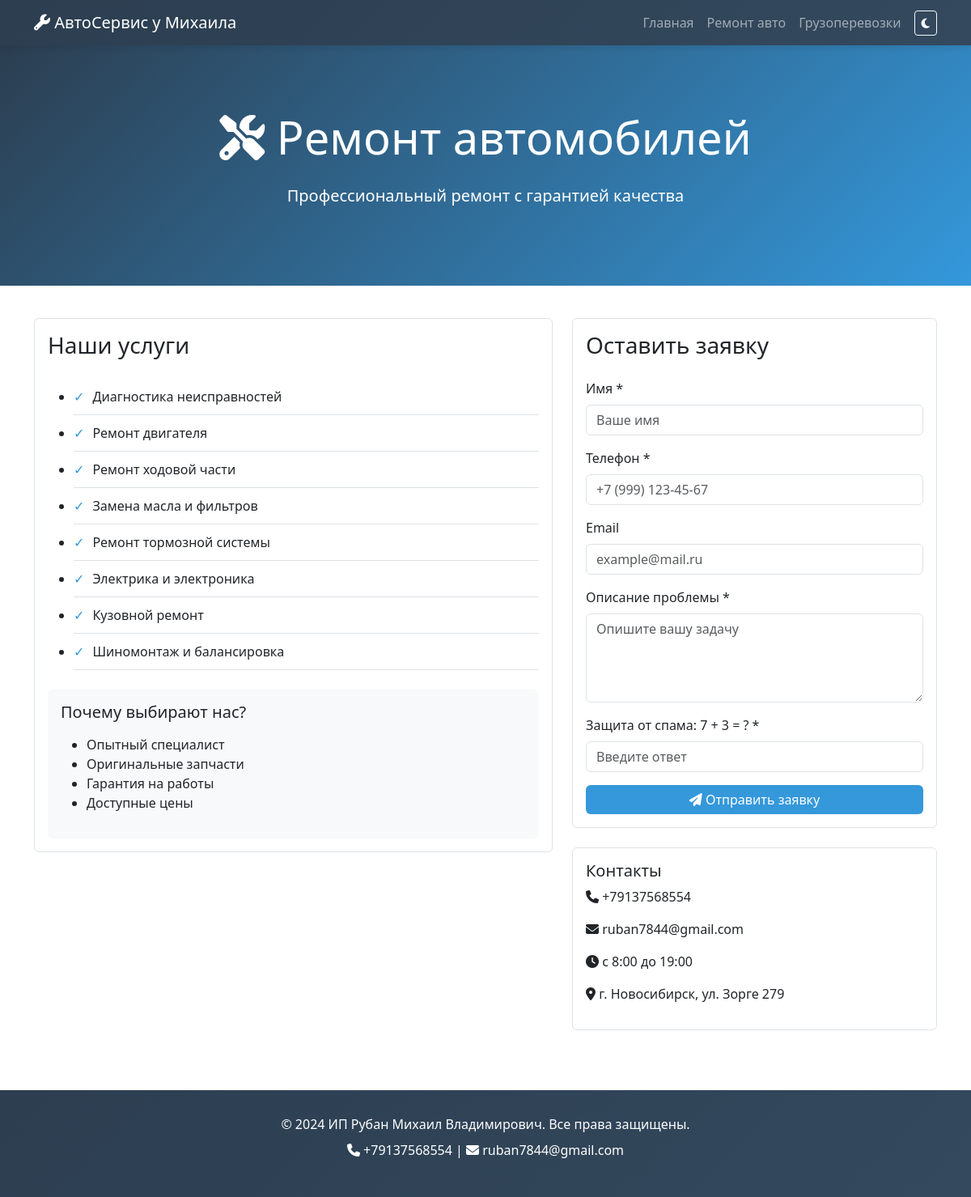
The page /auto-repair/ on the database its author committed.
### services/models.py (models this page shows, shortened)
class ContactInfo(models.Model):
    phone = models.CharField(max_length=20, verbose_name='Телефон')
    email = models.EmailField(verbose_name='Email')
    address = models.CharField(max_length=200, verbose_name='Адрес', blank=True)
    work_hours = models.CharField(max_length=100, verbose_name='Часы работы')
    class Meta:
        verbose_name = 'Контактная информация'
        verbose_name_plural = 'Контактная информация'

### services/views.py (the view)
# urls.py: path('auto-repair/', views.auto_repair, name='auto_repair'),
def auto_repair(request):
    contact = ContactInfo.objects.first()
    services_list = [
        'Диагностика неисправностей',
        'Ремонт двигателя',
        'Ремонт ходовой части',
        'Замена масла и фильтров',
        'Ремонт тормозной системы',
        'Электрика и электроника',
        'Кузовной ремонт',
        'Шиномонтаж и балансировка',
    ]
    if request.method == 'POST':
        form = ServiceRequestForm(request.POST)
        user_answer = request.POST.get('captcha', '').strip()
        correct_answer = str(request.session.get('captcha_answer', ''))
        if user_answer != correct_answer:
            messages.error(request, 'Неверный ответ на проверку. Попробуйте еще раз.')
        elif form.is_valid():
            service_request = form.save(commit=False)
            service_request.service_type = 'repair'
            service_request.save()
            messages.success(request, 'Ваша заявка успешно отправлена! Мы свяжемся с вами в ближайшее время.')
            return redirect('auto_repair')
    else:
        form = ServiceRequestForm(initial={'service_type': 'repair'})
    captcha_question = get_captcha(request)
    return render(request, 'services/auto_repair.html', {
        'contact': contact,
        'form': form,
        'services': services_list,
        'captcha_question': captcha_question
    })

### services/forms.py
class ServiceRequestForm(forms.ModelForm):
    class Meta:
        model = ServiceRequest
        fields = ['service_type', 'name', 'phone', 'email', 'message']
        widgets = {
            'name': forms.TextInput(attrs={
                'class': 'form-control',
                'placeholder': 'Ваше имя'
            }),
            'phone': forms.TextInput(attrs={
                'class': 'form-control',
                'placeholder': '+7 (999) 123-45-67'
            }),
            'email': forms.EmailInput(attrs={
                'class': 'form-control',
                'placeholder': 'example@mail.ru'
            }),
            'message': forms.Textarea(attrs={
                'class': 'form-control',
                'placeholder': 'Опишите вашу задачу',
                'rows': 4
            }),
            'service_type': forms.Select(attrs={
                'class': 'form-control'
            })
        }

### services/views.py (called while the page is built)
def get_captcha(request):
    a = random.randint(2, 9)
    b = random.randint(1, 9)
    request.session['captcha_answer'] = a + b
    return f"{a} + {b}"

### services/templates/services/auto_repair.html (shortened to what this page needs)
{% extends 'services/base.html' %}
{% block content %}
<div class="hero">
    <div class="container text-center">
        <h1 class="display-4 mb-4">
            <i class="fas fa-tools"></i> Ремонт автомобилей
        </h1>
        <p class="lead">Профессиональный ремонт с гарантией качества</p>
    </div>
</div>
<div class="container">
    <div class="row">
        <div class="col-lg-7 mb-4">
            <div class="card">
                <div class="card-body">
                    <h3 class="card-title mb-4">Наши услуги</h3>
                    <ul class="service-list">
                        {% for service in services %}
                            <li>{{ service }}</li>
                        {% endfor %}
                    </ul>
                    <div class="mt-4 p-3 bg-light rounded">
                        <h5>Почему выбирают нас?</h5>
                        <ul class="mt-3">
                            <li>Опытный специалист</li>
                            <li>Оригинальные запчасти</li>
                            <li>Гарантия на работы</li>
                            <li>Доступные цены</li>
                        </ul>
                    </div>
                </div>
            </div>
        </div>
        <div class="col-lg-5 mb-4">
            <div class="card">
                <div class="card-body">
                    <h3 class="card-title mb-4">Оставить заявку</h3>
                    <form method="post">
                        <div class="mb-3">
                            <label class="form-label">Имя *</label>
                            {{ form.name }}
                        </div>
                        <div class="mb-3">
                            <label class="form-label">Телефон *</label>
                            {{ form.phone }}
                        </div>
                        <div class="mb-3">
                            <label class="form-label">Email</label>
                            {{ form.email }}
                        </div>
                        <div class="mb-3">
                            <label class="form-label">Описание проблемы *</label>
                            {{ form.message }}
                        </div>
                        <div class="mb-3">
                            <label class="form-label">Защита от спама: {{ captcha_question }} = ? *</label>
                            <input type="number" name="captcha" class="form-control" placeholder="Введите ответ" required>
                        </div>
                        <button type="submit" class="btn btn-primary w-100">
                            <i class="fas fa-paper-plane"></i> Отправить заявку
                        </button>
                    </form>
                </div>
            </div>
            {% if contact %}
            <div class="card mt-4">
                <div class="card-body">
                    <h5 class="card-title">Контакты</h5>
                    <p><i class="fas fa-phone"></i> {{ contact.phone }}</p>
                    <p><i class="fas fa-envelope"></i> {{ contact.email }}</p>
                    <p><i class="fas fa-clock"></i> {{ contact.work_hours }}</p>
                    {% if contact.address %}
                    <p><i class="fas fa-map-marker-alt"></i> {{ contact.address }}</p>
                    {% endif %}
                </div>
            </div>
            {% endif %}
        </div>
    </div>
</div>
{% endblock %}

### services/templates/services/base.html (shortened to what this page needs)
<!DOCTYPE html>
<html lang="ru">
<head>
    <link href="https://cdn.jsdelivr.net/npm/bootstrap@5.3.0/dist/css/bootstrap.min.css" rel="stylesheet">
    <link rel="stylesheet" href="https://cdnjs.cloudflare.com/ajax/libs/font-awesome/6.4.0/css/all.min.css">
</head>
</body>
</html>
<body>
    <nav class="navbar navbar-expand-lg navbar-dark">
        <div class="container">
            <a class="navbar-brand" href="{% url 'home' %}">
                <i class="fas fa-wrench"></i> АвтоСервис у Михаила
            </a>
            <div class="collapse navbar-collapse" id="navbarNav">
                <ul class="navbar-nav ms-auto align-items-center">
                        <li class="nav-item"><a class="nav-link" href="{% url 'home' %}">Главная</a></li>
                        <li class="nav-item"><a class="nav-link" href="{% url 'auto_repair' %}">Ремонт авто</a></li>
                        <li class="nav-item"><a class="nav-link" href="{% url 'cargo_transport' %}">Грузоперевозки</a></li>
                        <li class="nav-item ms-2">
                        <button id="theme-toggle" class="btn btn-outline-light btn-sm" title="Сменить тему">
                        </button>
                    </li>
                </ul>
            </div>
        </div>
    </nav>
    {% block content %}{% endblock %}
    <footer>
        <div class="container text-center">
            <p class="mb-0">&copy; 2024 ИП Рубан Михаил Владимирович. Все права защищены.</p>
            {% if contact %}
                <p class="mt-2">
                    <i class="fas fa-phone"></i> {{ contact.phone }} |
                    <i class="fas fa-envelope"></i> {{ contact.email }}
                </p>
            {% endif %}
        </div>
    </footer>
</body>
</html>

### services/templates/services/base.html (style rules this page uses)
:root { --primary-color: #2c3e50; --accent-color: #3498db; --bg-color: #ffffff; --text-color: #212529; --card-bg: #ffffff; --muted-bg: #f8f9fa; --border-color: #dee2e6; --navbar-bg: linear-gradient(135deg, #2c3e50 0%, #34495e 100%); --hero-bg: linear-gradient(135deg, #2c3e50 0%, #3498db 100%); }
body { background-color: var(--bg-color); color: var(--text-color); transition: background-color 0.3s, color 0.3s; font-family: 'Segoe UI', Tahoma, Geneva, Verdana, sans-serif; }
.navbar { background: var(--navbar-bg) !important; box-shadow: 0 2px 10px rgba(0,0,0,0.1); }
.hero { background: var(--hero-bg); color: white; padding: 80px 0; margin-bottom: 40px; }
.card, .service-card { background-color: var(--card-bg); color: var(--text-color); border: 1px solid var(--border-color); transition: transform 0.3s; }
.contact-info, .bg-light { background-color: var(--muted-bg) !important; color: var(--text-color); }
footer { background: var(--navbar-bg); color: white; padding: 30px 0; margin-top: 50px; }
.service-list li { border-bottom: 1px solid var(--border-color); padding: 10px 0; }
.service-list li:before { content: "✓"; color: var(--accent-color); margin-right: 10px; }
.form-control { background-color: var(--card-bg); color: var(--text-color); border-color: var(--border-color); }
.btn-primary { background-color: var(--accent-color); border: none; }

### rows shown on the page
ContactInfo: phone "+79137568554", email "ruban7844@gmail.com", work_hours "с 8:00 до 19:00", address "г. Новосибирск, ул. Зорге 279"

### other values the page prints
{{ service }} "Диагностика неисправностей" "Ремонт двигателя" "Ремонт ходовой части" "Замена масла и фильтров" "Ремонт тормозной системы" "Электрика и электроника" "Кузовной ремонт" "Шиномонтаж и балансировка"
{{ captcha_question }} "7 + 3"
